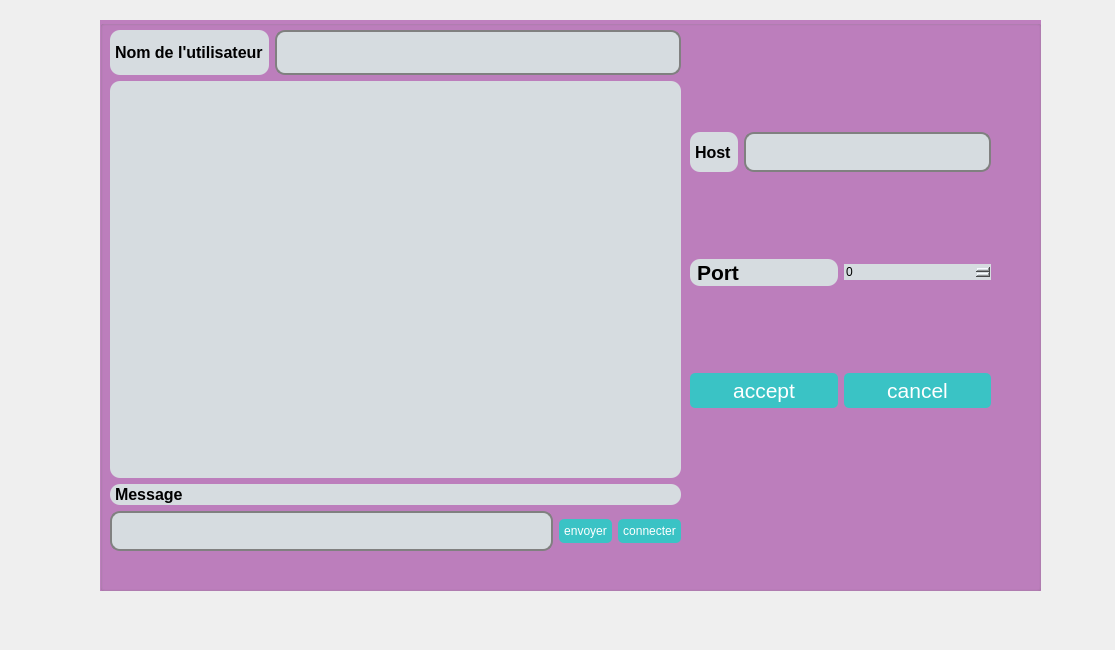
<?xml version="1.0" encoding="UTF-8"?>
<ui version="4.0">
 <class>messengerConnection</class>
 <widget class="QDialog" name="messengerConnection">
  <property name="geometry">
   <rect>
    <x>0</x>
    <y>0</y>
    <width>1115</width>
    <height>650</height>
   </rect>
  </property>
  <property name="windowTitle">
   <string>Dialog</string>
  </property>
  <widget class="QGroupBox" name="ssr">
   <property name="geometry">
    <rect>
     <x>100</x>
     <y>20</y>
     <width>941</width>
     <height>571</height>
    </rect>
   </property>
   <property name="styleSheet">
    <string notr="true">QGroupBox {
    font: 12px;
 background-color:#be7fbe;
}

QLineEdit {
    border: 2px solid gray;
    border-radius: 10px;
    padding: 10px;
}

QPushButton {
    background-color: rgb(58, 195, 197);
    color: white;
    border-radius: 5px;
    padding: 5px;
}

QLineEdit:focus, QPushButton:focus {
    border: 2px solid #4CAF50;
}

QLabel {
    font-weight: bold;
    padding: 1px;
}</string>
   </property>
   <property name="title">
    <string/>
   </property>
   <widget class="QWidget" name="layoutWidget">
    <property name="geometry">
     <rect>
      <x>10</x>
      <y>10</y>
      <width>571</width>
      <height>521</height>
     </rect>
    </property>
    <layout class="QVBoxLayout" name="verticalLayout_9">
     <item>
      <layout class="QHBoxLayout" name="horizontalLayout_19">
       <item>
        <widget class="QLabel" name="label_4">
         <property name="font">
          <font>
           <pointsize>12</pointsize>
           <weight>75</weight>
           <bold>true</bold>
          </font>
         </property>
         <property name="styleSheet">
          <string notr="true">border-radius: 10px;
background-color:#D6DCE0;
</string>
         </property>
         <property name="text">
          <string>Nom de l'utilisateur</string>
         </property>
        </widget>
       </item>
       <item>
        <widget class="QLineEdit" name="nickname">
         <property name="font">
          <font>
           <pointsize>12</pointsize>
          </font>
         </property>
         <property name="styleSheet">
          <string notr="true">border-radius: 10px;
background-color:#D6DCE0;
</string>
         </property>
        </widget>
       </item>
      </layout>
     </item>
     <item>
      <widget class="QTextEdit" name="textEdit">
       <property name="styleSheet">
        <string notr="true">border-radius: 10px;
background-color:#D6DCE0;
</string>
       </property>
       <property name="html">
        <string>&lt;!DOCTYPE HTML PUBLIC &quot;-//W3C//DTD HTML 4.0//EN&quot; &quot;http://www.w3.org/TR/REC-html40/strict.dtd&quot;&gt;
&lt;html&gt;&lt;head&gt;&lt;meta name=&quot;qrichtext&quot; content=&quot;1&quot; /&gt;&lt;style type=&quot;text/css&quot;&gt;
p, li { white-space: pre-wrap; }
&lt;/style&gt;&lt;/head&gt;&lt;body style=&quot; font-family:'MS Shell Dlg 2'; font-size:7.8pt; font-weight:400; font-style:normal;&quot;&gt;
&lt;p style=&quot;-qt-paragraph-type:empty; margin-top:0px; margin-bottom:0px; margin-left:0px; margin-right:0px; -qt-block-indent:0; text-indent:0px; font-family:'MS Shell Dlg 2';&quot;&gt;&lt;br /&gt;&lt;/p&gt;&lt;/body&gt;&lt;/html&gt;</string>
       </property>
      </widget>
     </item>
     <item>
      <widget class="QLabel" name="label_5">
       <property name="font">
        <font>
         <pointsize>12</pointsize>
         <weight>75</weight>
         <bold>true</bold>
        </font>
       </property>
       <property name="styleSheet">
        <string notr="true">border-radius: 10px;
background-color:#D6DCE0;
</string>
       </property>
       <property name="text">
        <string>Message</string>
       </property>
      </widget>
     </item>
     <item>
      <layout class="QHBoxLayout" name="horizontalLayout_18">
       <item>
        <widget class="QLineEdit" name="message">
         <property name="styleSheet">
          <string notr="true">border-radius: 10px;
background-color:#D6DCE0;
</string>
         </property>
        </widget>
       </item>
       <item>
        <widget class="QPushButton" name="send">
         <property name="text">
          <string>envoyer</string>
         </property>
        </widget>
       </item>
       <item>
        <widget class="QPushButton" name="bind">
         <property name="text">
          <string>connecter</string>
         </property>
        </widget>
       </item>
      </layout>
     </item>
    </layout>
   </widget>
   <widget class="QWidget" name="">
    <property name="geometry">
     <rect>
      <x>590</x>
      <y>31</y>
      <width>301</width>
      <height>441</height>
     </rect>
    </property>
    <layout class="QVBoxLayout" name="verticalLayout">
     <item>
      <layout class="QHBoxLayout" name="horizontalLayout">
       <item>
        <widget class="QLabel" name="label_2">
         <property name="font">
          <font>
           <pointsize>12</pointsize>
           <weight>75</weight>
           <bold>true</bold>
          </font>
         </property>
         <property name="styleSheet">
          <string notr="true">border-radius: 10px;
background-color:#D6DCE0;
</string>
         </property>
         <property name="text">
          <string>Host</string>
         </property>
        </widget>
       </item>
       <item>
        <widget class="QLineEdit" name="hostname">
         <property name="styleSheet">
          <string notr="true">border-radius: 10px;
background-color:#D6DCE0;
</string>
         </property>
        </widget>
       </item>
      </layout>
     </item>
     <item>
      <layout class="QHBoxLayout" name="horizontalLayout_2">
       <item>
        <widget class="QLabel" name="label_3">
         <property name="font">
          <font>
           <pointsize>16</pointsize>
           <weight>75</weight>
           <bold>true</bold>
          </font>
         </property>
         <property name="styleSheet">
          <string notr="true">border-radius: 10px;
background-color:#D6DCE0;
</string>
         </property>
         <property name="text">
          <string>Port</string>
         </property>
        </widget>
       </item>
       <item>
        <widget class="QSpinBox" name="port">
         <property name="styleSheet">
          <string notr="true">border-radius: 10px;
background-color:#D6DCE0;
</string>
         </property>
         <property name="maximum">
          <number>3333</number>
         </property>
        </widget>
       </item>
      </layout>
     </item>
     <item>
      <layout class="QHBoxLayout" name="horizontalLayout_3">
       <item>
        <widget class="QPushButton" name="ok">
         <property name="font">
          <font>
           <pointsize>16</pointsize>
          </font>
         </property>
         <property name="text">
          <string>accept</string>
         </property>
        </widget>
       </item>
       <item>
        <widget class="QPushButton" name="cancel">
         <property name="font">
          <font>
           <pointsize>16</pointsize>
          </font>
         </property>
         <property name="text">
          <string>cancel</string>
         </property>
        </widget>
       </item>
      </layout>
     </item>
    </layout>
   </widget>
  </widget>
 </widget>
 <resources/>
 <connections/>
</ui>
